Frame 1 (no input): blank canvas, image omitted
Frame 60 (no input): blank canvas, image omitted
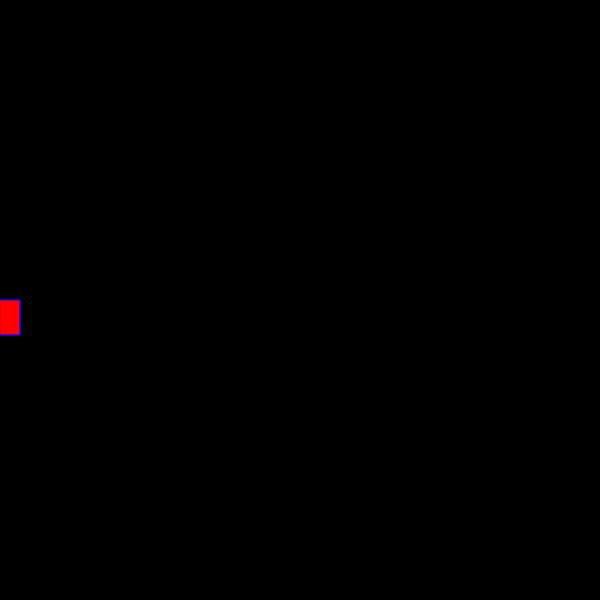
Frame 120 (the mouse pressed at the canvas centre since frame 60)

The p5.js sketch whose frames 1 and 60 were blank and that drew this single picture after the mouse press (run headless with seeded random() and noise() and a simulated clock; from frame 60 on, the mouse is pressed at the canvas centre):

// p5.js sketch
// ── sketch.js
function setup() {
    createCanvas(600, 600);
    background("black");
  }

  function draw(){
    stroke("blue");
    fill("red");
    
    if(mouseIsPressed){
      rect(movedX, mouseY, 20, 35);
    }
    
  }   
  
